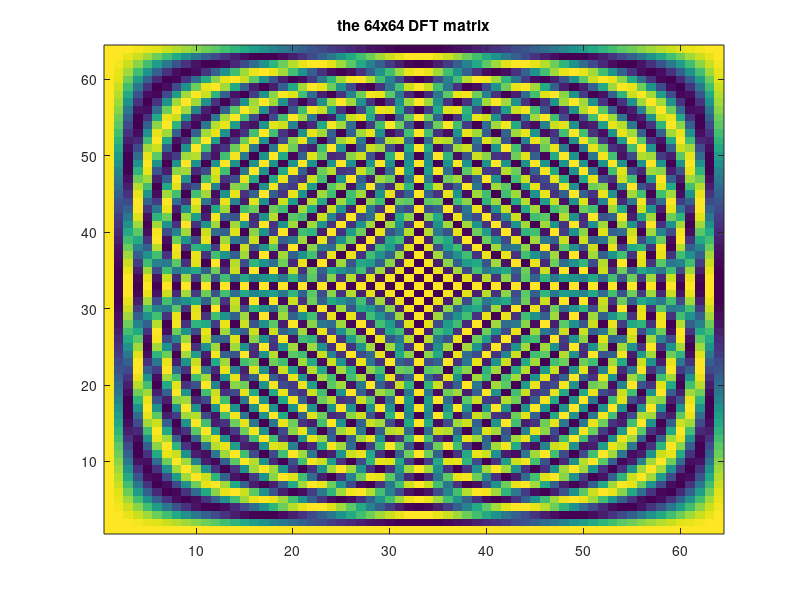

Here is the MATLAB script that generated this plot:
% DFT matrix example
N=64; 
I=eye(N); %NxN identity matrix
D=fft(I); %the DFT matrix
R=real(D); %real part, for display purposes
imagesc(R); axis xy;  %matrix display as image
title('the 64x64 DFT matrix');

% test with a square signal
t=0:0.1:6.3;
y=square(t)';
Y1=fft(y); %the MATLAB fft
Y2=D*y; %the fft via matrix
dif=Y1-Y2; 
max_diference=max(dif)
